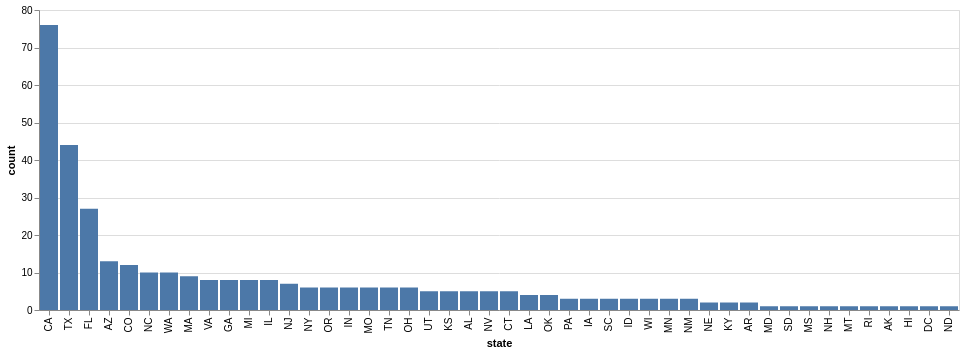

Notebook code cell kept with this figure:
### Code cell
cityCounts = cities.group_by("state").count()

alt.Chart(cityCounts).mark_bar().encode(
  alt.X("state", sort = "-y"),
  alt.Y("count"),
).display()

### Figure 1 — Vega-Lite specification as saved in the notebook (floating-point values rounded to 4 significant figures)
{"config": {"view": {"continuousWidth": 300, "continuousHeight": 300}}, "data": {"name": "data-1f97e48fa0659ffcff2e16ca1ccfb93d"}, "mark": {"type": "bar"}, "encoding": {"x": {"field": "state", "sort": "-y", "type": "nominal"}, "y": {"field": "count", "type": "quantitative"}}, "$schema": "https://vega.github.io/schema/vega-lite/v6.1.0.json", "datasets": {"data-1f97e48fa0659ffcff2e16ca1ccfb93d": [{"state": "MD", "count": 1}, {"state": "CA", "count": 76}, {"state": "AZ", "count": 13}, {"state": "SD", "count": 1}, {"state": "VA", "count": 8}, {"state": "NJ", "count": 7}, {"state": "PA", "count": 3}, {"state": "LA", "count": 4}, {"state": "IA", "count": 3}, {"state": "OK", "count": 4}, {"state": "GA", "count": 8}, {"state": "UT", "count": 5}, {"state": "MS", "count": 1}, {"state": "MI", "count": 8}, {"state": "NH", "count": 1}, {"state": "MT", "count": 1}, {"state": "SC", "count": 3}, {"state": "ID", "count": 3}, {"state": "IL", "count": 8}, {"state": "RI", "count": 1}, {"state": "AK", "count": 1}, {"state": "KS", "count": 5}, {"state": "CO", "count": 12}, {"state": "AL", "count": 5}, {"state": "NY", "count": 6}, {"state": "OR", "count": 6}, {"state": "WI", "count": 3}, {"state": "MN", "count": 3}, {"state": "IN", "count": 6}, {"state": "NE", "count": 2}, {"state": "FL", "count": 27}, {"state": "MO", "count": 6}, {"state": "HI", "count": 1}, {"state": "NV", "count": 5}, {"state": "DC", "count": 1}, {"state": "NC", "count": 10}, {"state": "TN", "count": 6}, {"state": "OH", "count": 6}, {"state": "MA", "count": 9}, {"state": "KY", "count": 2}, {"state": "CT", "count": 5}, {"state": "WA", "count": 10}, {"state": "NM", "count": 3}, {"state": "AR", "count": 2}, {"state": "ND", "count": 1}, {"state": "TX", "count": 44}]}}
